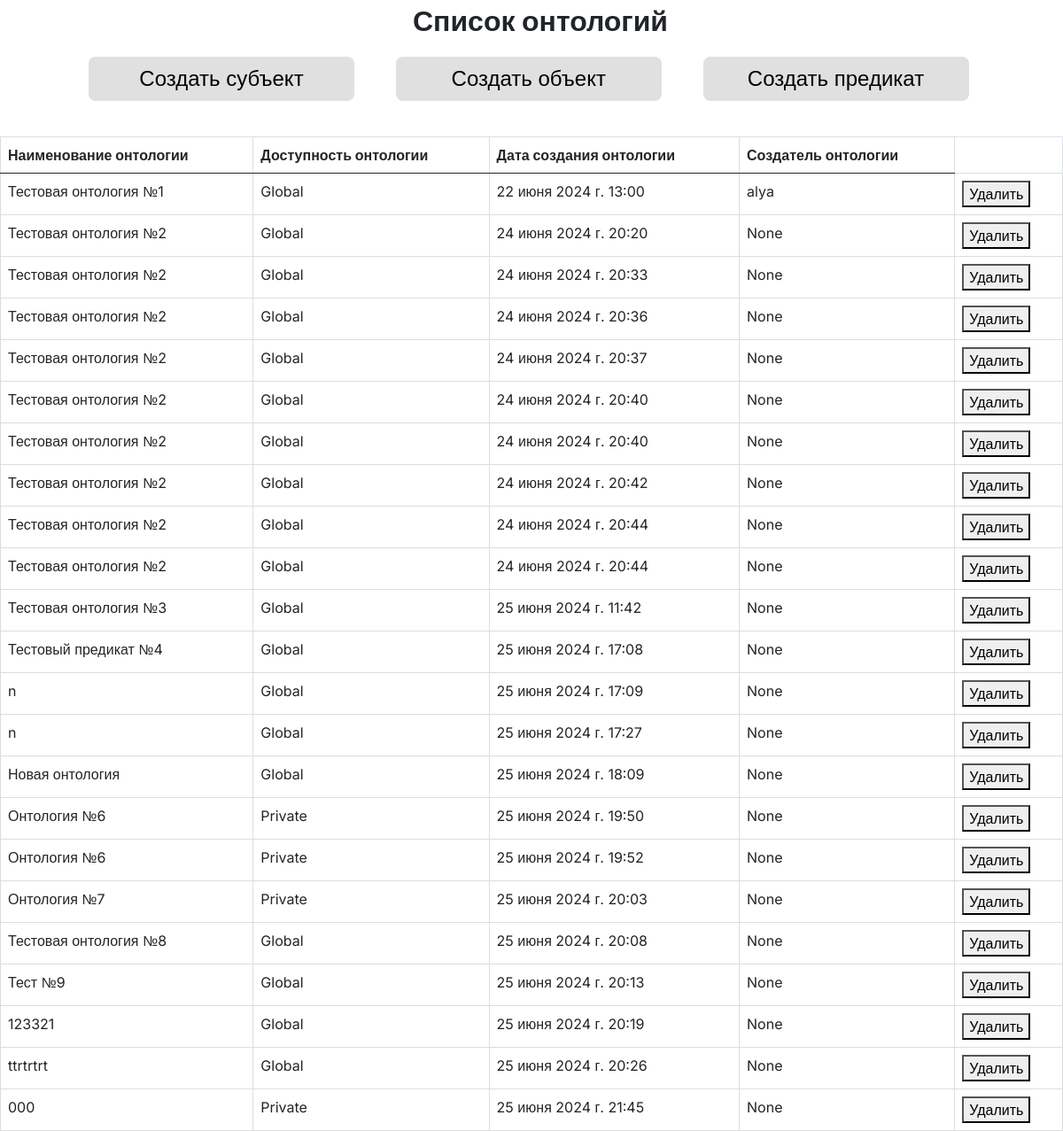
/ontology/list/, run on an earlier commit of the app's database.
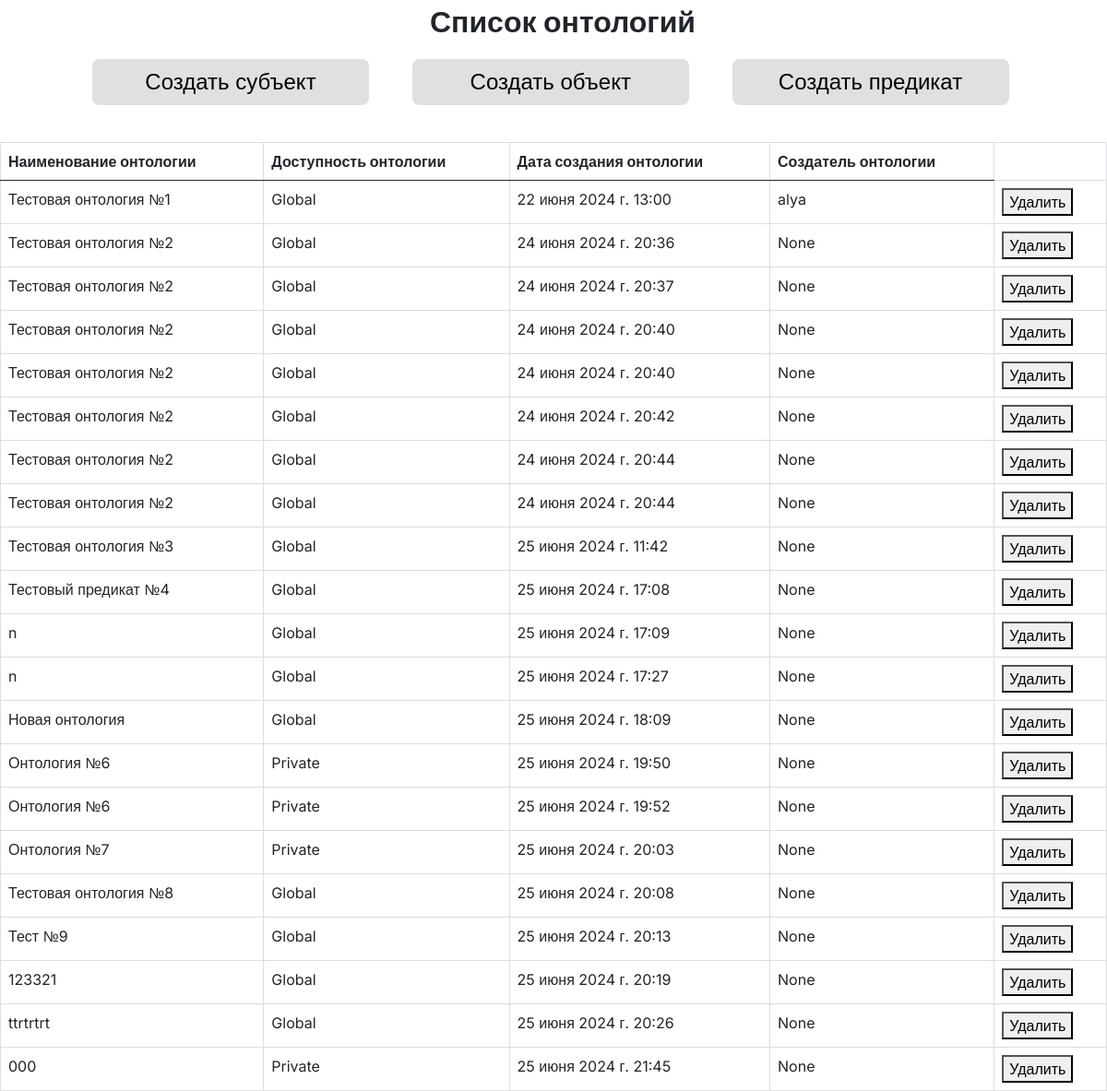
And on a later commit of the database.
### ontology_auth/models.py (models this page shows, shortened)
class Ontology(models.Model):
    ACCESS_CHOICES=[
        ('Global', 'Общедоступная'),
        ('Private', 'Приватная'),
        ]
    name=models.CharField(max_length=100, verbose_name=('Наименование онтологии'))
    access=models.CharField(
        max_length=50,
        choices=ACCESS_CHOICES,
        default='Global',
        verbose_name=('Доступность')
        )
    created_at = models.DateTimeField(default=timezone.now, verbose_name=('Дата создания'))
    owner=models.ForeignKey(
        User,
        related_name='ontology',
        on_delete=models.SET_NULL,
        null=True,
        blank=True,
        verbose_name=('Владелец')
        )

### ontology_auth/views.py (the view)
# urls.py: path('ontology/list/',ontology_list_1,name='ontology_list_1'),
def ontology_list_1(request, ontology_id=None):
    ontologys= Ontology.objects.all()
    context= {'ontologys': ontologys}
    if (request.GET.get('delete_ontology')):
        Ontology.objects.filter(id = request.GET.get('delete_ontology')).delete()
        return redirect('/ontology/list')
    return render(request, "ontology_auth/ontology_list.html", context)

### ontology_auth/templates/ontology_auth/ontology_list.html (shortened to what this page needs)
<!DOCTYPE html>
{% load static %}
<html lang="en">
<head>
    <link rel="stylesheet" href="{% static 'ontology_auth/style_ontology_list.css' %}">
    <link href="https://cdn.jsdelivr.net/npm/bootstrap@5.0.2/dist/css/bootstrap.min.css" rel="stylesheet"
>
</head>
<body>
    <div class="name_wrapper">
        <div class="title_weapper inter-fz fs-2" style="margin-left:20px; text-align: center" >
            <p>Список онтологий</p>
        </div>
    </div>
    <div class="title_weapper inter-fz fs-4" style="margin-left:20px;" >
        <div class="btn_wrappr inter-fz-1 fs-4" style="margin-left:40px; margin-bottom:40px;">
            <button class="btn_wrappr_1 inter-fz-1" style="margin-left:40px;" onclick="window.location.href='/ontology/new/subject/'; return false">Создать субъект</button>
            <button class="btn_wrappr_1 inter-fz-1" style="margin-left:40px;" onclick="window.location.href='/ontology/new/object/'; return false">Создать объект</button>
            <button class="btn_wrappr_1 inter-fz-1" style="margin-left:40px;" onclick="window.location.href='/ontology/new/predicat/'; return false">Создать предикат</button>
        </div>
    </div>
<table class="table">
    <thead class="inter-fz">
		<tr>
			<th>Наименование онтологии</th>
			<th>Доступность онтологии</th>
			<th>Дата создания онтологии</th>
			<th>Создатель онтологии</th>
		</tr>
	</thead>
{% for ontology in ontologys %}
        <div class="inter-fz" gap="20px">
            <tr >
                <td class="inter-fz-1" onclick="window.location.href='/ontology/{{ ontology.id }}'; return false">{{ontology.name}}</td>
                <td class="inter-fz-1" onclick="window.location.href='/ontology/{{ ontology.id }}'; return false">{{ontology.access}}</td>
                <td class="inter-fz-1" onclick="window.location.href='/ontology/{{ ontology.id }}'; return false">{{ontology.created_at}}</td>
                <td class="inter-fz-1" onclick="window.location.href='/ontology/{{ ontology.id }}'; return false">{{ontology.owner}}</td>
                <td>
                <form action="" method="get">
                    <button class = "btn_wrappr_1 inter-fz-1" name="delete_ontology" value="{{ ontology.id }}">Удалить</button>
                </form>
                </td>
            </tr>
        </div>
    {% empty %}
    <div class="title_weapper inter-fz fs-2" style="margin-left:20px;" >
        <p>У вас пока нет онтологий!</p>
    </div>
{% endfor %}
</table>
</body>
</html>

### ontology_auth/static/ontology_auth/style_ontology_list.css (style rules this page uses)
.inter-fz { font-family: "Inter", sans-serif; font-optical-sizing: auto; font-weight: 700; font-style: normal; font-variation-settings: "slnt" 0; }
.inter-fz-1 { font-family: "Inter", sans-serif; font-optical-sizing: auto; font-weight: 400; font-style: normal; font-variation-settings: "slnt" 0; }
.table { width: 100%; margin-bottom: 20px; border: 1px solid #dddddd; border-collapse: collapse; }
.table th { font-weight: bold; padding: 5px; background: #efefef; border: 1px solid #dddddd; }
.table td { border: 1px solid #dddddd; padding: 5px; }
.btn_wrappr>button { background-color: #E0E0E0; border-radius: 8px; border: #E0E0E0; width: 300px; height: 50px; color: #black; font-family: "Inter", sans-serif; padding: 3px, 3px, 3px, 3px; }
body { position: absolute; top: 0; right: 0; bottom: 0; left: 0; }

What changed in the data, as far as the page shows it:
removed Ontology: name "Тестовая онтология №2", access "Global", created_at "24 июня 2024 г. 20:20", owner "None", {{ ontology.id }} 2 (drawn)
removed Ontology: name "Тестовая онтология №2", access "Global", created_at "24 июня 2024 г. 20:33", owner "None", {{ ontology.id }} 3 (drawn)
